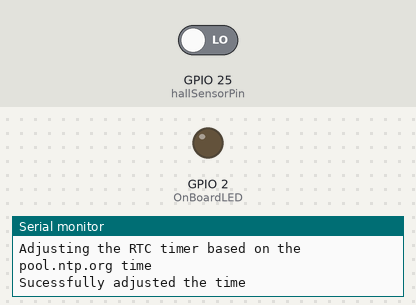
Bench run of a sketch on a simulated ESP32. Shown: output pins drawn as LEDs (lit = HIGH), the last lines printed to the serial monitor. Inputs (shaded band) come from the test bench; at power-on: GPIO 25 (hallSensorPin) LOW. WiFi joins after 1.5 s; servers stay silent unless stated; the local clock reads 2024-03-15 10:24:30 at power-on unless the sketch sets it; storage starts empty.

Above: at 2.7 s.
2.8 s: GPIO 25 (hallSensorPin) driven HIGH
At 3.2 s:
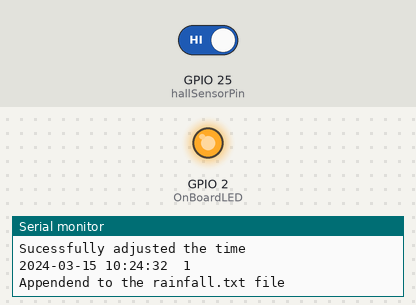
Timing chart, 0 to 5.8 s (numbered marks = the images above; inputs shaded):
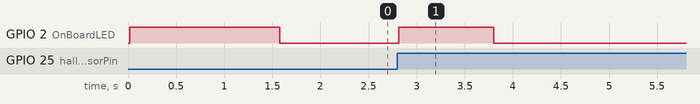

The sketch:

sketch_may13b.ino
```cpp
/*
* Arduino Date adjustment and monitoring to PP project
*
* Crated by Jose Artur Teixeira Brasil,
* jose.brasil@utsa.edu
*
*
*
*/

//Libraries
#include <DS3231.h>
#include <Wire.h>
#include <time.h>
#include <WiFi.h>
#include <OneWire.h>
#include <DallasTemperature.h>


//Temperature setup
#define TempSensorPin 17
#define OnBoardLED 2
OneWire oneWire(TempSensorPin);
DallasTemperature sensors(&oneWire);
float Celcius=0;
float Fahrenheit=0;


//Date and time RTC setup
DS3231 RTC;
RTClib myRTC;

const char* ntpServer = "pool.ntp.org";
const long gmtOffset_sec = -18000;
const int daylightOffset_sec = 0;
const char* ssid = "ONEPLUS_co_apyjsi";
const char* password = "yjsi5896";
char DateAndTimeString[20];
char DateAndTimeNow[20];
byte seconds;
byte sec;
byte minutes;
byte mins;
byte hours;
byte hr;
byte day;
byte d;
byte month;
byte m;
int year;
int y;
int wifiTries = 0;
boolean time_error = false;

//Pluviometer setup
uint8_t hallSensorPin   = 25;
bool state = HIGH;
bool stateNow = HIGH;
int rain = 0;

//Time setup
unsigned long startMillis;
unsigned long currentMillis;
unsigned long temperatureMillis;
unsigned long blinkMillis;
unsigned long blinkCurrentMillis;
bool blinkState = 0;
const unsigned long timeadjPeriod = 86400000;
const unsigned long temperaturePeriod = 300000;
const unsigned long blinkPeriod = 1000;

//SD card setup
#define SCK  18
#define MISO  19
#define MOSI  23
#define CS  13

#include <SPI.h>
#include <SD.h>

File myFile;
String header;
String data_str;

void setup() {
  Serial.begin(115200);

  sensors.begin();
  //Pluviometer configuration
  pinMode(hallSensorPin, INPUT);
  pinMode(OnBoardLED, OUTPUT);

  //Temperature configuration
  startMillis = millis();
  temperatureMillis = millis();
  blinkMillis = millis();

  //WiFi configuration
  Wire.begin();
  WiFi.begin(ssid, password);
  Serial.println("Connecting to the Wi-Fi");
  digitalWrite(OnBoardLED, HIGH);
  while(wifiTries != 120) {
    if (WiFi.status() != WL_CONNECTED){
          delay(500);
          Serial.print(".");
          wifiTries++;
    } else{
        Serial.println("");
        Serial.print("Connected to WiFi network with IP Address: ");
        Serial.println(WiFi.localIP());
        break;
    }
  }

  if (WiFi.status() != WL_CONNECTED){
    Serial.println("Wi-Fi not connected succesfully");
  }

  //SD card configuration
  SPI.begin(SCK, MISO, MOSI, CS);

  Serial.println("Initializing SD card");
    if (!SD.begin(CS)) {
      Serial.println("SD card initialization failed!");
    while (1);
  }
  Serial.println("SD card initialization done");
  createTemperatureFile();
  createRainfallFile();

  //RTC configuration
  configTime(gmtOffset_sec, daylightOffset_sec, ntpServer);
  printLocalTime();
  adjustRTC();
  digitalWrite(OnBoardLED, LOW);
}

void loop() {
  currentMillis = millis();
  blinkCurrentMillis = millis();

  if (currentMillis - startMillis >= timeadjPeriod) {
    adjustRTC();
    startMillis = currentMillis;
  }

  if (currentMillis - temperatureMillis >= temperaturePeriod) {
    sensors.requestTemperatures();
    Celcius=sensors.getTempCByIndex(0);
    Fahrenheit=sensors.toFahrenheit(Celcius);
    RTCTimeNow();
    Serial.print(DateAndTimeString);
    Serial.print("  ");
    Serial.print(Fahrenheit);
    Serial.println();
    temperatureMillis = currentMillis;
    saveTemperatureValue();
  }

  if (blinkState){
    digitalWrite(OnBoardLED, HIGH);
    if (blinkCurrentMillis - blinkMillis >= blinkPeriod){
      digitalWrite(OnBoardLED, LOW);
      blinkState = 0;
    }
  }
  precipitation();

}

void printLocalTime(){
  struct tm timeinfo;
  if(!getLocalTime(&timeinfo)){
    Serial.println("Failed to obtain time with the online server");
    return;
  }
  Serial.println(&timeinfo, "%Y-%m-%d %H:%M:%S");
}

byte getSeconds() {
  struct tm timeinfo;
  if(!getLocalTime(&timeinfo)){
    Serial.println("Error obtaining the date and time with the online server. Possibly the Wi-Fi is not connected. The RTC time will be used instead");
    time_error = true;
    return time_error;
  }
  sec = timeinfo.tm_sec;
  return sec;
}

byte getMinutes() {
  struct tm timeinfo;
  if(!getLocalTime(&timeinfo)){
    Serial.println("Error obtaining the date and time with the online server. Possibly the Wi-Fi is not connected. The RTC time will be used instead");
    time_error = true;
    return time_error;
  }
  mins = timeinfo.tm_min;
  return mins;
}

byte getHours() {
  struct tm timeinfo;
  if(!getLocalTime(&timeinfo)){
    Serial.println("Error obtaining the date and time with the online server. Possibly the Wi-Fi is not connected. The RTC time will be used instead");
    time_error = true;
    return time_error;
  }
  hr = timeinfo.tm_hour;
  return hr;
}

byte getDays() {
  struct tm timeinfo;
  if(!getLocalTime(&timeinfo)){
    Serial.println("Error obtaining the date and time with the online server. Possibly the Wi-Fi is not connected. The RTC time will be used instead");
    time_error = true;
    return time_error;
  }
  d = timeinfo.tm_mday;
  return d;
}

byte getMonths() {
  struct tm timeinfo;
  if(!getLocalTime(&timeinfo)){
    Serial.println("Error obtaining the date and time with the online server. Possibly the Wi-Fi is not connected. The RTC time will be used instead");
    time_error = true;
    return time_error;
  }
  m = timeinfo.tm_mon + 1;
  return m;
}

int getYears() {
  struct tm timeinfo;
  if(!getLocalTime(&timeinfo)){
    Serial.println("Error obtaining the date and time with the online server. Possibly the Wi-Fi is not connected. The RTC time will be used instead");
    time_error = true;
    return time_error;
  }
  y = timeinfo.tm_year - 100;
  return y;
}

void adjustRTC(){
  Serial.println("Adjusting the RTC timer based on the pool.ntp.org time");
  configTime(gmtOffset_sec, daylightOffset_sec, ntpServer);
  seconds = getSeconds();
  minutes = getMinutes();
  hours = getHours();
  day = getDays();
  month = getMonths();
  year = getYears();
  if (time_error == true){
    Serial.println("Error adjusting the RTC with the online server. Possibly the Wi-Fi is not connected");
    time_error = false;
    return;
  }
  else {
    Serial.println("Sucessfully adjusted the time");
    RTC.setClockMode(false);
    RTC.setYear(year);
    RTC.setMonth(month);
    RTC.setDate(day);
    RTC.setHour(hours);
    RTC.setMinute(minutes);
    RTC.setSecond(seconds);
  }
}

void RTCTimeNow() {
  DateTime now = myRTC.now();
  byte n_month = now.month();
  byte n_day = now.day();
  int n_year = now.year();
  byte n_hour = now.hour();
  byte n_minute = now.minute();
  byte n_second = now.second();

  sprintf_P(DateAndTimeString, PSTR("%4d-%02d-%02d %02d:%02d:%02d"), n_year, n_month, n_day, n_hour, n_minute, n_second);
}

void precipitation(){
  stateNow = digitalRead(hallSensorPin);
  if (state != stateNow){
    state = digitalRead(hallSensorPin);
    if (state == HIGH){
      rain++;
      RTCTimeNow();
      Serial.print(DateAndTimeString);
      Serial.print("  ");
      Serial.print(rain);
      Serial.println();
      saveRainfallValue();
    }
  }

}

void createTemperatureFile() {
  myFile = SD.open("/temperature.txt");
  if (!myFile) {
    // File does not exist, so let's create it
    myFile = SD.open("/temperature.txt", FILE_WRITE);
    if (myFile) {
      Serial.println("Temperature file doesn't exist. Creating file");
      header = String("Date") + "," + String("Temperature") + "\r\n";
      myFile.println(header.c_str());
      myFile.close();
      Serial.println("Temperature File Created");
    } else {
      // The file failed to open in write mode, so print an error message
      Serial.println("Error creating temperature.txt file");
    }
  } else {
    // The file already exists
    Serial.println("Temperature file already exists");
    myFile.close(); // Close the file since we're done with it
  }
}


void createRainfallFile(){
  myFile = SD.open("/rainfall.txt");
  if (!myFile) {
    myFile = SD.open("/rainfall.txt", FILE_WRITE);
    Serial.println("Rainfall file doesn't exist. Creating file");
    header = String("Date") + "," + String("Rainfall"), + "\r\n";
    myFile.println(header.c_str());
    myFile.close();
    Serial.println("Rainfall File Created");
  } else {
      Serial.println("Rainfall file already exists");
  }
}

void saveTemperatureValue(){
  myFile = SD.open("/temperature.txt", FILE_APPEND);
  if (myFile) {
    data_str = String(DateAndTimeString) + "," + String(Fahrenheit), + "\r\n";
    myFile.println(data_str.c_str());
    myFile.close();
    Serial.println("Appendend to the temperature.txt file");
    blinkState = 1;
    blinkMillis = blinkCurrentMillis;
  } else {
      Serial.println("Error opening temperature.txt file");
  }
}

void saveRainfallValue(){
  myFile = SD.open("/rainfall.txt", FILE_APPEND);
  if (myFile) {
    data_str = String(DateAndTimeString) + "," + String(rain), + "\r\n";
    myFile.println(data_str.c_str());
    myFile.close();
    Serial.println("Appendend to the rainfall.txt file");
    blinkState = 1;
    blinkMillis = blinkCurrentMillis;
  } else {
      Serial.println("Error opening rainfall.txt file");
  }
}
```

Measured:
- after the input at 2.8 s, GPIO 2 (OnBoardLED): LOW → HIGH at once, → LOW 0.99 s later
